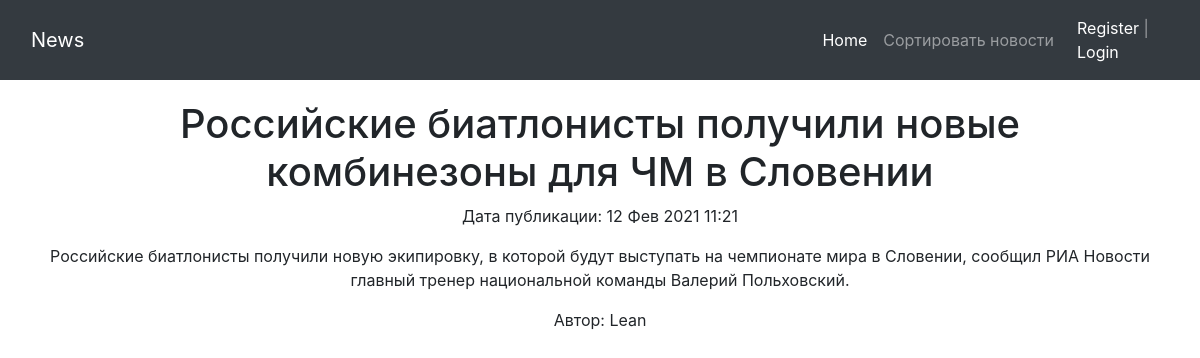
Screenshot of /news/3 with the database file from the repository.
### news/models.py (models this page shows, shortened)
class Post(models.Model):
    ARTICLE = '1'
    NEWS = '2'
    CHOICE = (
        (ARTICLE, 'Article'),
        (NEWS, 'News'),
    )
    article_or_news = models.CharField(verbose_name='поле с выбором - статья или новость',
                                       max_length=1, choices=CHOICE,
                                       default=ARTICLE)
    date_of_creation_post = models.DateTimeField(verbose_name='дата и время создания', auto_now_add=True)
    header = models.CharField(verbose_name='заголовок статьи или новости', max_length=200)
    post_text = models.TextField(verbose_name='текст статьи или новости')
    post_rating = models.IntegerField(verbose_name='рейтинг статьи или новости', default=0)
    category = models.ManyToManyField(Category, through='PostCategory', blank=True, verbose_name='Категория')
    author = models.ForeignKey(Author, on_delete=models.CASCADE, verbose_name='Автор')

class Author(models.Model):
    rating_author = models.IntegerField(verbose_name='рейтинг пользователя', default=0)
    author = models.OneToOneField(User, on_delete=models.CASCADE)

### news/views.py (the view)
# urls.py: path('<int:pk>', PostDetail.as_view()),
class PostDetail(DetailView):  # представление,в котором будет отдельная новость
    model = Post  # модель
    template_name = 'post.html'  # шаблон
    context_object_name = 'post'  # название объекта

### templates/post.html (shortened to what this page needs)
{% extends 'flatpages/default.html' %}
{% block content %}
<h1>{{ post.header }}</h1>
<p>Дата публикации: {{ post.date_of_creation_post |date:'d M Y H:i'}}</p>
<p>{{ post.post_text }}</p>
<p>Автор: {{ post.author.author }}</p>
{% endblock content %}

### rows the page displays
Post: header "Российские биатлонисты получили новые комбинезоны для ЧМ в Словении", date_of_creation_post "12 Фев 2021 11:21", post_text "Российские биатлонисты получили новую экипировку, в которой будут выступать на чемпионате мира в Словении, сообщил РИА Новости главный тренер национальной команды Валерий Польховский.", author.author "Lean"
